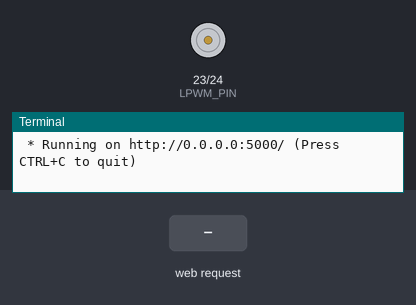
Simulated run of this program. Board: Raspberry Pi (BCM pin numbers). Shown: motor-driver pin pairs drawn as motors (green arrow = first pin HIGH = forward, orange = second pin HIGH = backward, longer = more drive), the last lines printed to the terminal. The test bench sets the inputs (shaded band). The clock reads 2024-03-15 10:24:30 at power-on unless the program sets it.

Above: at 1.2 s.
1.3 s: HTTP request for /move received with the fields dir=forward
At 2.4 s:
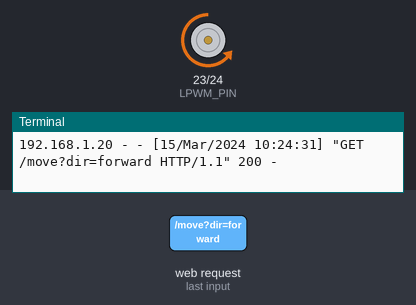
2.8 s: HTTP request for /move received with the fields dir=backward
At 3.5 s:
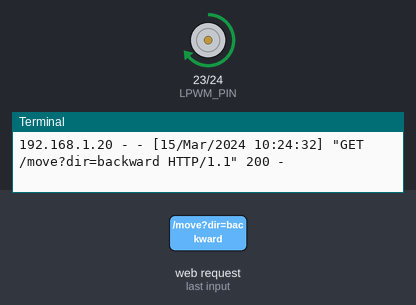
4.3 s: HTTP request for /move received
At 4.7 s:
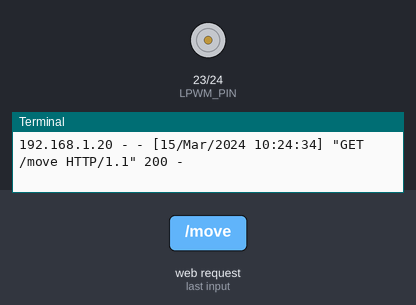
Timing chart, 0 to 7.3 s (numbered marks = the images above; inputs shaded):
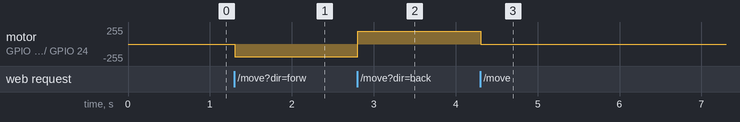

Measured:
- after the input at 1.3 s, motor on GPIO 23 (LPWM_PIN) / GPIO 24 (RPWM_PIN): stopped → backward 191/255 at once
- after the input at 2.8 s, motor on GPIO 23 (LPWM_PIN) / GPIO 24 (RPWM_PIN): backward 191/255 → forward 191/255 at once
- after the input at 4.3 s, motor on GPIO 23 (LPWM_PIN) / GPIO 24 (RPWM_PIN): forward 191/255 → stopped at once

The program:

motor3_1.py
```python
from flask import Flask, render_template_string, request
import RPi.GPIO as GPIO
import threading
import time

# --- MODIFIED: Pin Definitions for BTS7960 ---
# Use any two available GPIO pins
RPWM_PIN = 24  # RPWM (Right PWM) - Controls forward motion
LPWM_PIN = 23  # LPWM (Left PWM) - Controls backward motion

GPIO.setmode(GPIO.BCM)
GPIO.setup(RPWM_PIN, GPIO.OUT)
GPIO.setup(LPWM_PIN, GPIO.OUT)

# --- MODIFIED: PWM Setup for BTS7960 ---
# Create two PWM objects, one for each direction
pwm_forward = GPIO.PWM(RPWM_PIN, 1000)  # 1kHz frequency
pwm_backward = GPIO.PWM(LPWM_PIN, 1000) # 1kHz frequency

speed = 75  # Set a speed percentage (0-100)

# Start both PWM objects with a duty cycle of 0 (motor stopped)
pwm_forward.start(0)
pwm_backward.start(0)

# Flask app
app = Flask(__name__)

# --- MODIFIED: Motor control functions for BTS7960 ---
def forward():
    """Drives the motor forward by activating the forward PWM."""
    pwm_backward.ChangeDutyCycle(0)      # Ensure backward is off
    pwm_forward.ChangeDutyCycle(speed)   # Set forward speed

def backward():
    """Drives the motor backward by activating the backward PWM."""
    pwm_forward.ChangeDutyCycle(0)       # Ensure forward is off
    pwm_backward.ChangeDutyCycle(speed)  # Set backward speed

def stop():
    """Stops the motor by setting both PWM duty cycles to 0."""
    pwm_forward.ChangeDutyCycle(0)
    pwm_backward.ChangeDutyCycle(0)


# --- NO CHANGES BELOW THIS LINE ---

# HTML template with keyboard controls
page = """
<!DOCTYPE html>
<html>
<head>
<title>Motor Control</title>
<style>
  body { text-align: center; font-family: Arial; background-color: #f0f0f0; }
  h1 { color: #333; }
  button {
    width: 140px;
    height: 70px;
    font-size: 22px;
    margin: 12px;
    border-radius: 10px;
    border: none;
    color: white;
    background-color: #007BFF;
    box-shadow: 0 4px 6px rgba(0,0,0,0.1);
    cursor: pointer;
    transition: background-color 0.3s, transform 0.1s;
  }
  button:hover { background-color: #0056b3; }
  button:active { transform: scale(0.95); background-color: #0056b3; }
  .pressed { background-color: #dc3545 !important; transform: scale(0.95); }
  .info { margin-top: 20px; color: #555; }
</style>
<script>
let moveInterval = null;
let isMoving = false;

function startMove(direction) {
  if (!isMoving) {
    isMoving = true;
    console.log('Motor moving:', direction);
    fetch('/move?dir=' + direction);
    moveInterval = setInterval(() => {
      fetch('/move?dir=' + direction);
    }, 100);
  }
}

function stopMove() {
  if (isMoving) {
    clearInterval(moveInterval);
    isMoving = false;
    moveInterval = null;
    console.log('Motor stopped');
    fetch('/move?dir=stop');
  }
}

document.addEventListener('keydown', (event) => {
  if (event.repeat) return; // Prevent multiple triggers on hold
  switch(event.key) {
    case 'w':
    case 'W':
      document.getElementById('forwardBtn').classList.add('pressed');
      startMove('forward');
      break;
    case 's':
    case 'S':
      document.getElementById('backwardBtn').classList.add('pressed');
      startMove('backward');
      break;
  }
});

document.addEventListener('keyup', (event) => {
  switch(event.key) {
    case 'w':
    case 'W':
      document.getElementById('forwardBtn').classList.remove('pressed');
      stopMove();
      break;
    case 's':
    case 'S':
      document.getElementById('backwardBtn').classList.remove('pressed');
      stopMove();
      break;
  }
});

</script>
</head>
<body>
  <h1>Raspberry Pi Motor Control (BTS7960)</h1>
  <p class="info">Use the buttons below or your keyboard ('w' for forward, 's' for backward)</p>
  <button id="forwardBtn" onmousedown="startMove('forward')" onmouseup="stopMove()" ontouchstart="startMove('forward')" ontouchend="stopMove()">Forward (W)</button><br>
  <button id="backwardBtn" onmousedown="startMove('backward')" onmouseup="stopMove()" ontouchstart="startMove('backward')" ontouchend="stopMove()">Backward (S)</button>
</body>
</html>
"""

@app.route("/")
def index():
    return render_template_string(page)

@app.route("/move")
def move():
    dir = request.args.get("dir")
    if dir == "forward":
        forward()
    elif dir == "backward":
        backward()
    else:
        stop()
    return "ok"


if __name__ == "__main__":
    try:
        # Make sure to run with host='0.0.0.0' to access from your laptop
        app.run(host="0.0.0.0", port=5000)
    finally:
        print("Cleaning up GPIO...")
        stop() # Ensure motor is stopped
        pwm_forward.stop() # Stop PWM signals
        pwm_backward.stop()
        GPIO.cleanup()
```
